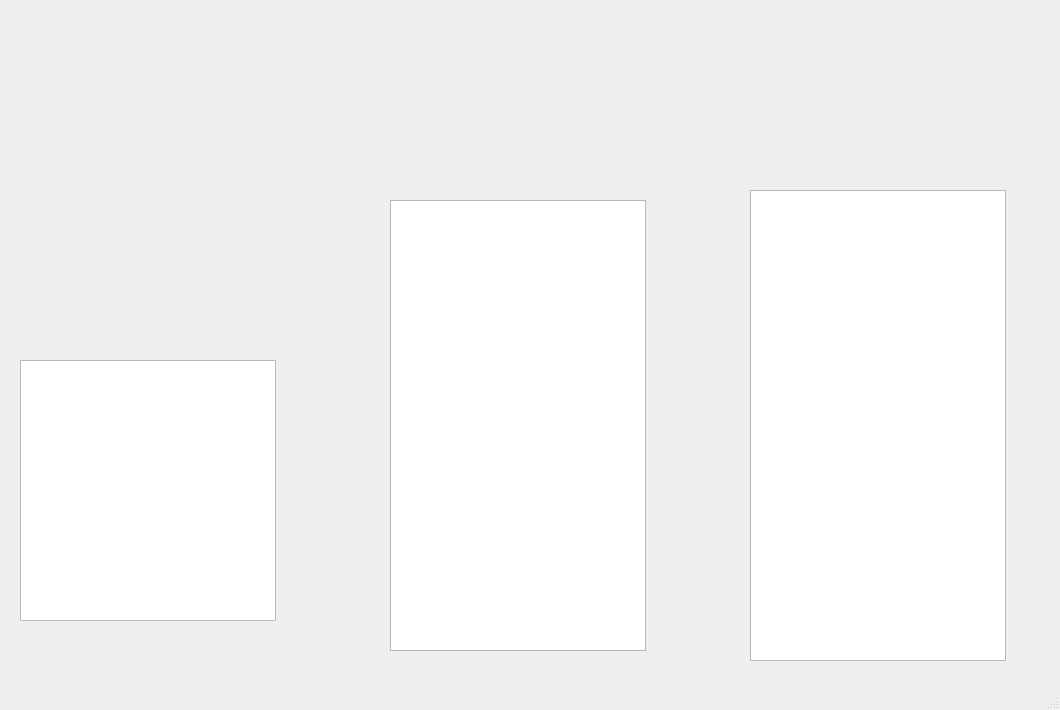
<?xml version="1.0" encoding="UTF-8"?>
<ui version="4.0">
 <class>SerialWindow</class>
 <widget class="QMainWindow" name="SerialWindow">
  <property name="geometry">
   <rect>
    <x>0</x>
    <y>0</y>
    <width>1060</width>
    <height>710</height>
   </rect>
  </property>
  <property name="windowTitle">
   <string>MainWindow</string>
  </property>
  <widget class="QWidget" name="centralwidget">
   <widget class="QTextEdit" name="textEdit">
    <property name="geometry">
     <rect>
      <x>390</x>
      <y>200</y>
      <width>256</width>
      <height>451</height>
     </rect>
    </property>
   </widget>
   <widget class="QTextEdit" name="textEdit_2">
    <property name="geometry">
     <rect>
      <x>750</x>
      <y>190</y>
      <width>256</width>
      <height>471</height>
     </rect>
    </property>
   </widget>
   <widget class="QListView" name="listView">
    <property name="geometry">
     <rect>
      <x>20</x>
      <y>360</y>
      <width>256</width>
      <height>261</height>
     </rect>
    </property>
   </widget>
  </widget>
  <widget class="QMenuBar" name="menubar">
   <property name="geometry">
    <rect>
     <x>0</x>
     <y>0</y>
     <width>1060</width>
     <height>22</height>
    </rect>
   </property>
  </widget>
  <widget class="QStatusBar" name="statusbar"/>
 </widget>
 <resources/>
 <connections/>
</ui>
